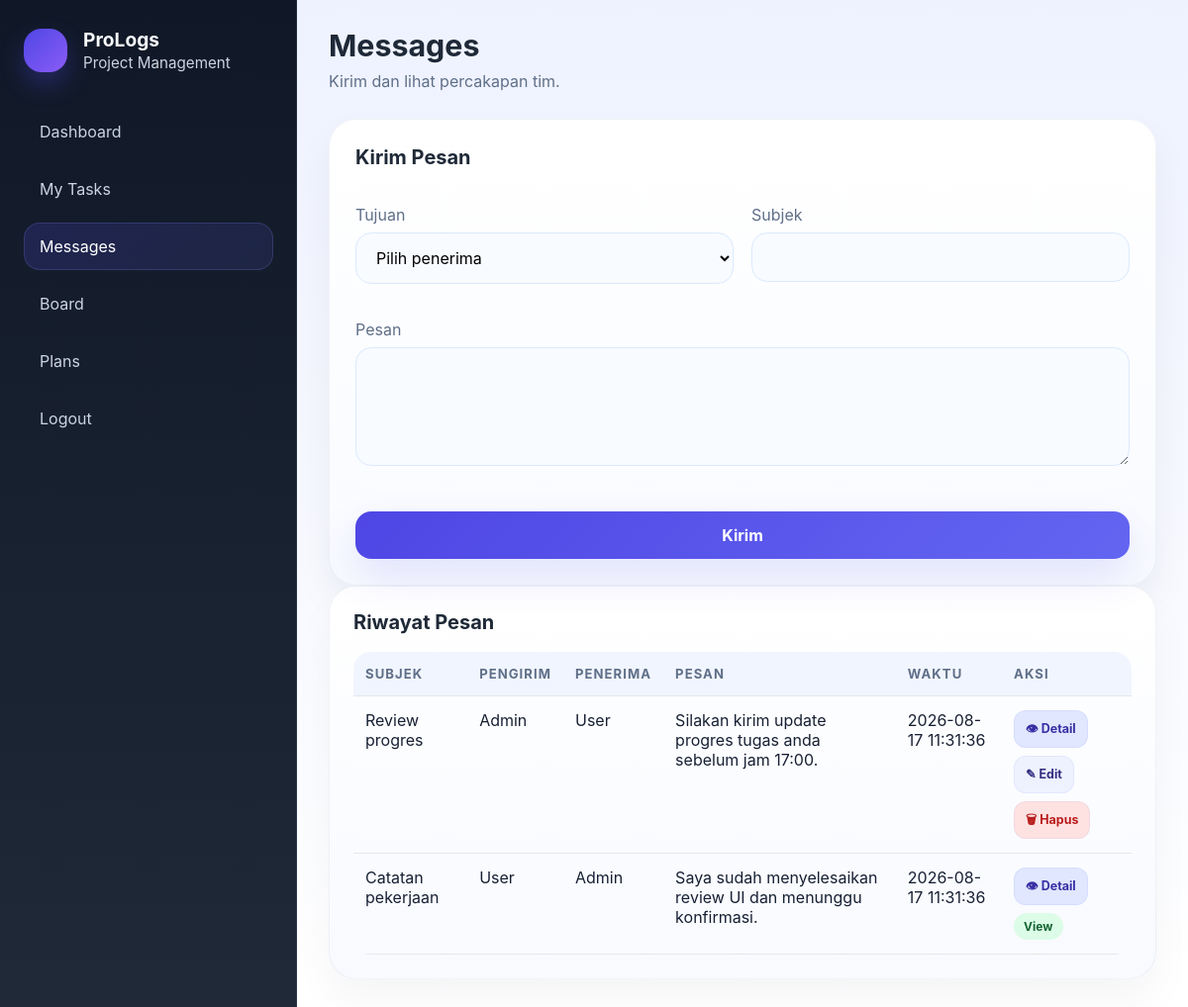
Screenshot of /messages.php (signed in) with the database file from the repository.
### tables this page shows
CREATE TABLE IF NOT EXISTS messages (
    id INT AUTO_INCREMENT PRIMARY KEY,
    sender_user_id INT NOT NULL,
    receiver_user_id INT NULL,
    subject VARCHAR(150) NOT NULL,
    message TEXT NOT NULL,
    created_at TIMESTAMP DEFAULT CURRENT_TIMESTAMP,
    FOREIGN KEY (sender_user_id) REFERENCES users(id) ON DELETE CASCADE,
    FOREIGN KEY (receiver_user_id) REFERENCES users(id) ON DELETE SET NULL
);

CREATE TABLE IF NOT EXISTS users (
    id INT AUTO_INCREMENT PRIMARY KEY,
    name VARCHAR(100) NOT NULL,
    email VARCHAR(150) NOT NULL UNIQUE,
    password VARCHAR(255) NOT NULL,
    role ENUM('admin', 'user') NOT NULL DEFAULT 'user',
    created_at TIMESTAMP DEFAULT CURRENT_TIMESTAMP
);

### db.php (called while the page is built, shortened)
<?php
$config = require __DIR__ . '/config.php';
function db()
{
    static $pdo = null;
    if ($pdo === null) {
        global $config;
        if (!empty($config['db_socket'])) {
            $dsn = sprintf(
                'mysql:dbname=%s;charset=%s;unix_socket=%s',
                $config['db_name'],
                $config['db_charset'],
                $config['db_socket']
            );
        }
        $pdo = new PDO($dsn, $config['db_user'], $config['db_pass'], [
            PDO::ATTR_ERRMODE => PDO::ERRMODE_EXCEPTION,
            PDO::ATTR_DEFAULT_FETCH_MODE => PDO::FETCH_ASSOC,
        ]);
    }
    return $pdo;
}
function fetchAll($sql, $params = [])
{
    $stmt = db()->prepare($sql);
    $stmt->execute($params);
    return $stmt->fetchAll();
}

### messages.php (the view, shortened to what this page needs)
<?php
require_once __DIR__ . '/db.php';
$user = $_SESSION['user'];
$editingMessage = null;
$messages = fetchAll(
    'SELECT m.*, s.name AS sender_name, r.name AS receiver_name FROM messages m JOIN users s ON s.id = m.sender_user_id LEFT JOIN users r ON r.id = m.receiver_user_id WHERE m.sender_user_id = :uid OR m.receiver_user_id = :uid ORDER BY m.created_at DESC',
    [':uid' => $user['id']]
);
?>
<!DOCTYPE html>
<html lang="id">
<head>
    <link rel="stylesheet" href="assets/css/style.css">
</head>
<body>
    <div class="app-shell">
        <aside class="sidebar">
            <div class="logo">
                <div class="logo-mark"></div>
                <div>
                    <strong>ProLogs</strong>
                    <p>Project Management</p>
                </div>
            </div>
            <nav class="menu">
                <a class="menu-item" href="dashboard.php">Dashboard</a>
                <a class="menu-item" href="tasks.php">My Tasks</a>
                <a class="menu-item active" href="messages.php">Messages</a>
                <a class="menu-item" href="board.php">Board</a>
                <a class="menu-item" href="plans.php">Plans</a>
                <a class="menu-item" href="logout.php">Logout</a>
            </nav>
        </aside>
        <main class="main-content">
            <header class="topbar">
                <div class="page-title">
                    <h2>Messages</h2>
                    <p>Kirim dan lihat percakapan tim.</p>
                </div>
            </header>
            <section class="panel">
                <h3><?php echo $editingMessage ? 'Edit Pesan' : 'Kirim Pesan'; ?></h3>
                <form method="post" class="form-grid">
                    <div>
                        <label>Tujuan</label>
                        <select name="receiver_user_id" required>
                            <option value="">Pilih penerima</option>
                        </select>
                    </div>
                    <div>
                        <label>Subjek</label>
                        <input type="text" name="subject" value="<?php echo htmlspecialchars($editingMessage['subject'] ?? ''); ?>" required>
                    </div>
                    <div class="full-width">
                        <label>Pesan</label>
                        <textarea name="message" rows="4" required><?php echo htmlspecialchars($editingMessage['message'] ?? ''); ?></textarea>
                    </div>
                    <div class="full-width">
                        <button type="submit" class="btn-primary"><?php echo $editingMessage ? 'Update Pesan' : 'Kirim'; ?></button>
                    </div>
                </form>
            </section>
            <section class="panel table-card">
                <h3>Riwayat Pesan</h3>
                <div class="table-wrap">
                    <table>
                        <thead>
                            <tr>
                                <th>Subjek</th>
                                <th>Pengirim</th>
                                <th>Penerima</th>
                                <th>Pesan</th>
                                <th>Waktu</th>
                                <th>Aksi</th>
                            </tr>
                        </thead>
                        <tbody>
                            <?php if (empty($messages)): ?>
                                <tr>
                                    <td colspan="6" class="text-center">Belum ada pesan.</td>
                                </tr>
                            <?php else: ?>
                                <?php foreach ($messages as $msg): ?>
                                    <tr>
                                        <td><?php echo htmlspecialchars($msg['subject']); ?></td>
                                        <td><?php echo htmlspecialchars($msg['sender_name']); ?></td>
                                        <td><?php echo htmlspecialchars($msg['receiver_name'] ?? 'Semua'); ?></td>
                                        <td><?php echo htmlspecialchars($msg['message']); ?></td>
                                        <td><?php echo htmlspecialchars($msg['created_at']); ?></td>
                                        <td>
                                            <div class="action-row">
                                                <a class="button-link view" href="messages.php?detail=<?php echo (int)$msg['id']; ?>">👁 Detail</a>
                                                <?php if ((int)$msg['sender_user_id'] === (int)$user['id']): ?>
                                                    <a class="button-link edit" href="messages.php?edit=<?php echo (int)$msg['id']; ?>">✎ Edit</a>
                                                    <a class="button-link delete" href="messages.php?delete=<?php echo (int)$msg['id']; ?>" onclick="return confirm('Hapus pesan ini?');">🗑 Hapus</a>
                                                <?php else: ?>
                                                    <span class="badge completed">View</span>
                                                <?php endif; ?>
                                            </div>
                                        </td>
                                    </tr>
                                <?php endforeach; ?>
                            <?php endif; ?>
                        </tbody>
                    </table>
                </div>
            </section>
        </main>
    </div>
</body>
</html>

### rows the page displays
messages: subject "Review progres", sender_user.name "Admin", receiver_user.name "User", message "Silakan kirim update progres tugas anda sebelum jam 17:00.", created_at "2026-08-17 11:31:36"
messages: subject "Catatan pekerjaan", sender_user.name "User", receiver_user.name "Admin", message "Saya sudah menyelesaikan review UI dan menunggu konfirmasi.", created_at "2026-08-17 11:31:36", shows "View"
